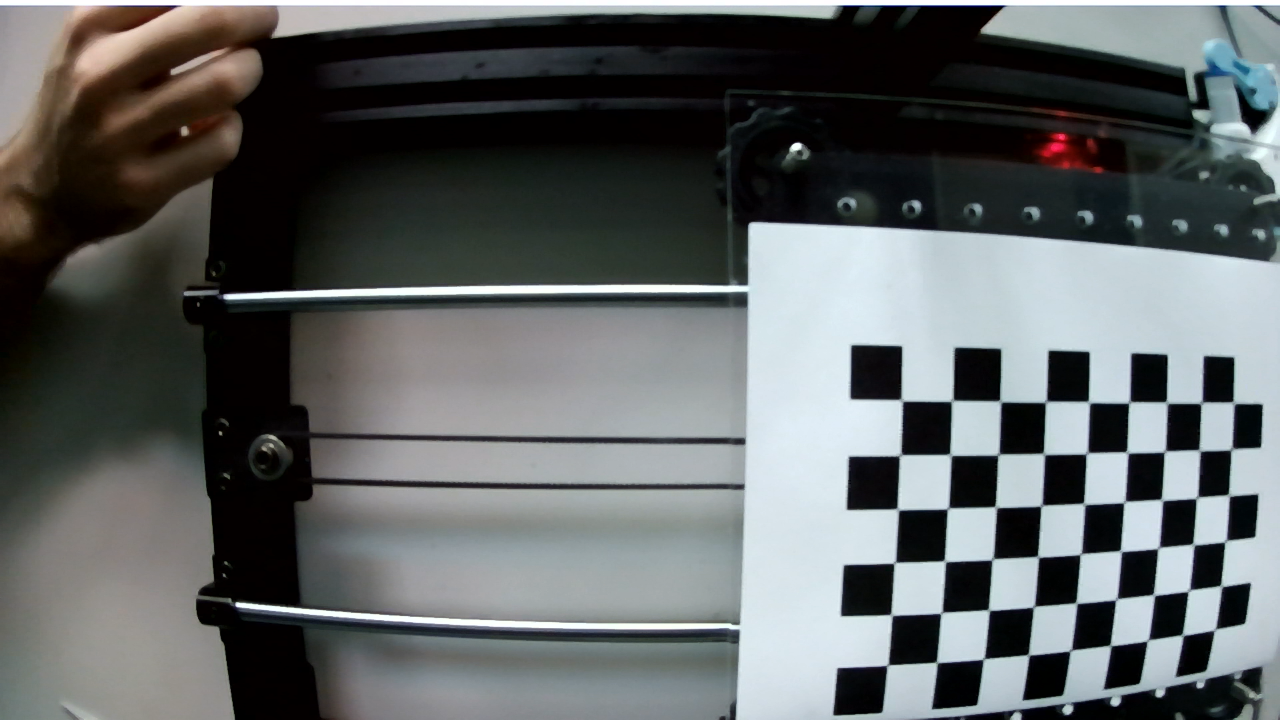
#> input picture Pictures/calibration/image6.png, 1280 x 720 px
$ python -i computer_vision.py   (imports and definitions only)   (older library calls are emulated)
#> lines starting #> are read from the running program, lines starting #| are printed output that depends on the picture; after the words box and inside, x2 and y2 are one past the last pixel; in counts of white or black regions, pixels touching at a corner belong together
import cv2
import matplotlib as plt
import numpy as np
from skimage import measure, color
import pickle

# def get_cell_position():
#     return tissue(50, 105, 10)


WIDTH_PX = 603
HEIGHT_PX = 427
WIDHT_MM = 137
HEIGHT_MM = 98
RATIO_X = WIDHT_MM/WIDTH_PX
RATIO_Y = HEIGHT_MM/HEIGHT_PX
OFFSET_X = -24.6
OFFSET_Y = -13.65

# [2 lines not run here, left out]

# [14 lines left out: function undistort, not called in this run]


def get_position2(image):
    # cv2.imshow('Image', image)
    # cv2.waitKey(0)

    image_blur = cv2.GaussianBlur(image, (5,5), 0)
    # cv2.imshow('Image', image_blur)
    # cv2.waitKey(0)

    gray_image = cv2.cvtColor(image, cv2.COLOR_RGB2GRAY)
    laplacien = np.uint8(np.absolute(cv2.Laplacian(gray_image, cv2.CV_64F)))
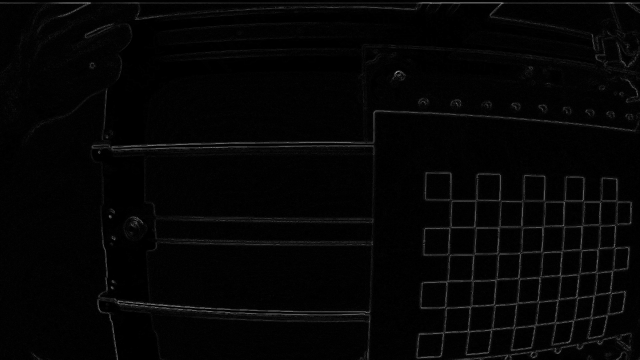
#> laplacien: shape (720, 1280) (shown at 1/2 size); min 0, max 230, mean 4.8
    # cv2.imshow('Image', laplacien)
    # cv2.waitKey(0)

    min = int(np.min(laplacien)+25)
#> min = 25
    max = int(np.max(laplacien)-5)
#> max = 225
    binary = cv2.inRange(laplacien, min, max)
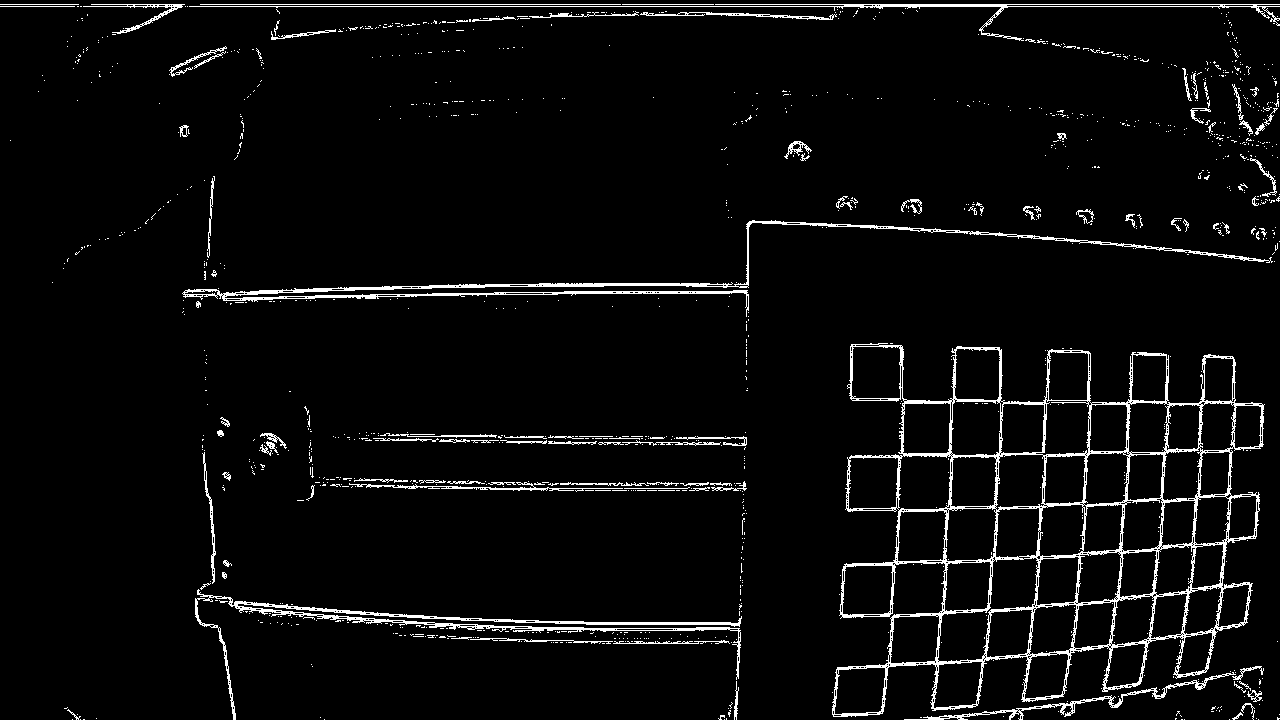
#> binary: shape (720, 1280); 4.3% white in thin lines or dots
    # cv2.imshow('Binary', binary)
    # cv2.waitKey(0)

    # dilated = cv2.dilate(binary, (100,100), cv2.MORPH_RECT)
    kernel = np.ones((3, 3), np.uint8)
    dilated = cv2.dilate(binary, kernel, iterations=2)
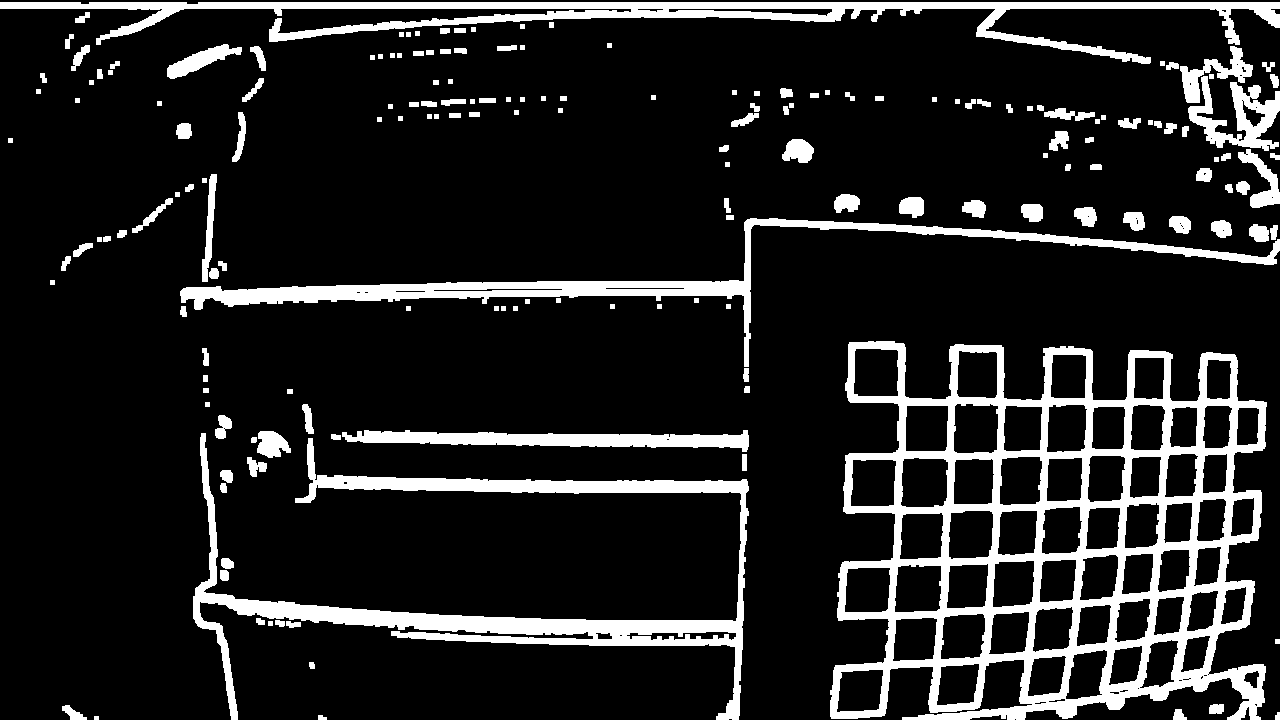
#> dilated: shape (720, 1280); 13.7% white; 176 white regions, largest, box (x1, y1, x2, y2) and area: (830, 341, 1267, 720) 50003, (193, 433, 749, 720) 20464, (0, 2, 1280, 64) 16446
    erroded = cv2.erode(dilated, kernel, iterations=2)
#> erroded: shape (720, 1280); 6.3% white; 303 white regions (245 under 20 px), largest, box (x1, y1, x2, y2) and area: (832, 343, 1265, 720) 23191, (195, 435, 743, 720) 7974, (182, 220, 1275, 331) 6675
    # cv2.imshow('Dilated', dilated)
    # cv2.waitKey(0)

    labels = measure.label(erroded)
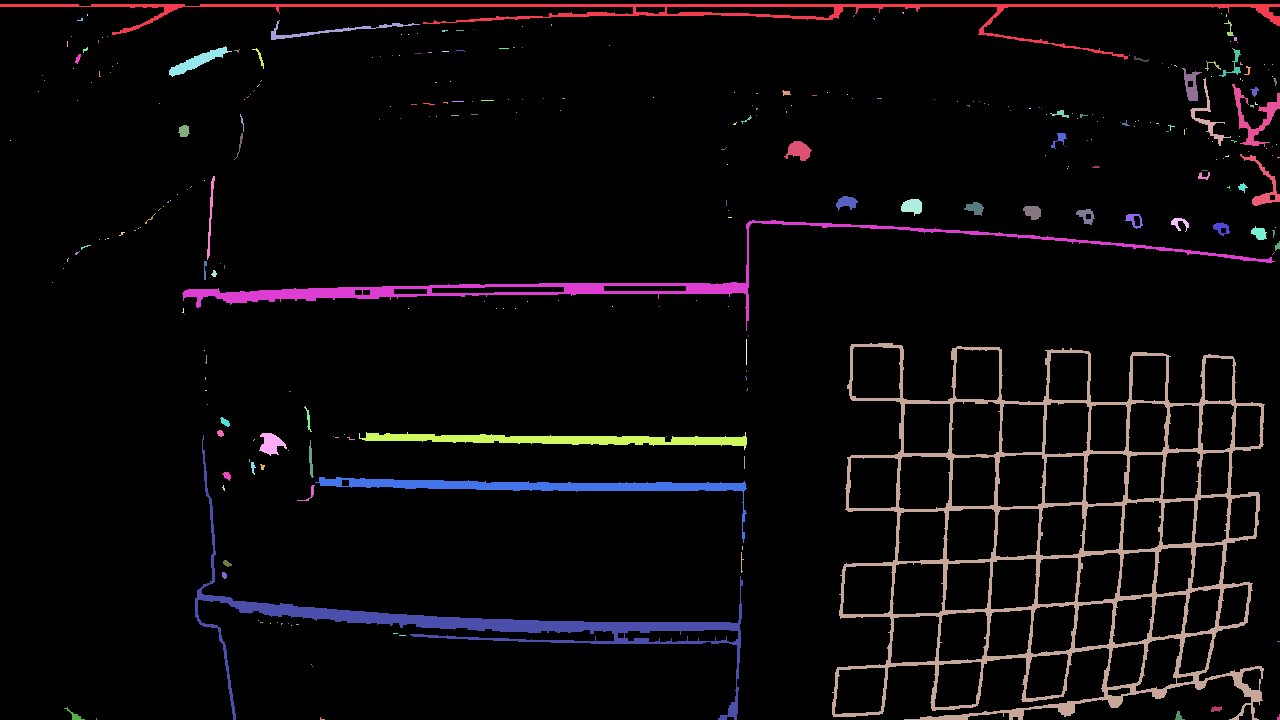
#> labels: shape (720, 1280) int64; 304 distinct labels, from 0 to 303; one colour per label, 0 black
    cv2.imshow('Dilated', labels)
    cv2.waitKey(0)

# [1 line not run here, left out]


# [149 lines left out: functions detection_test, create_mask, create_detector, detect, check_pickup, not called in this run]


>>> import cv2
>>> picture = cv2.cvtColor(cv2.imread('Pictures/calibration/image6.png'), cv2.COLOR_BGR2RGB)
>>> result = get_position2(picture)

$ run again, on Pictures/calibration/image1.png
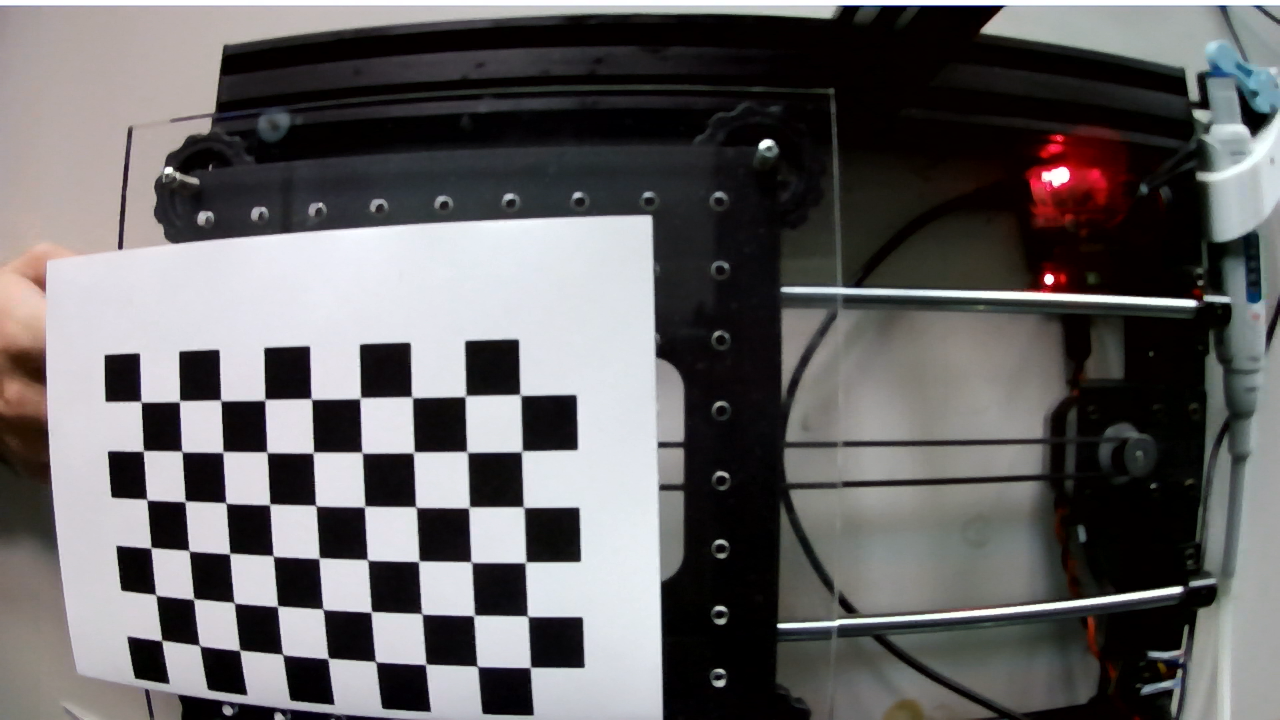
#> input picture Pictures/calibration/image1.png, 1280 x 720 px
#> min = 25
#> max = 229
#> in get_position2, `binary = cv2.inRange(laplacien, min, max)`:
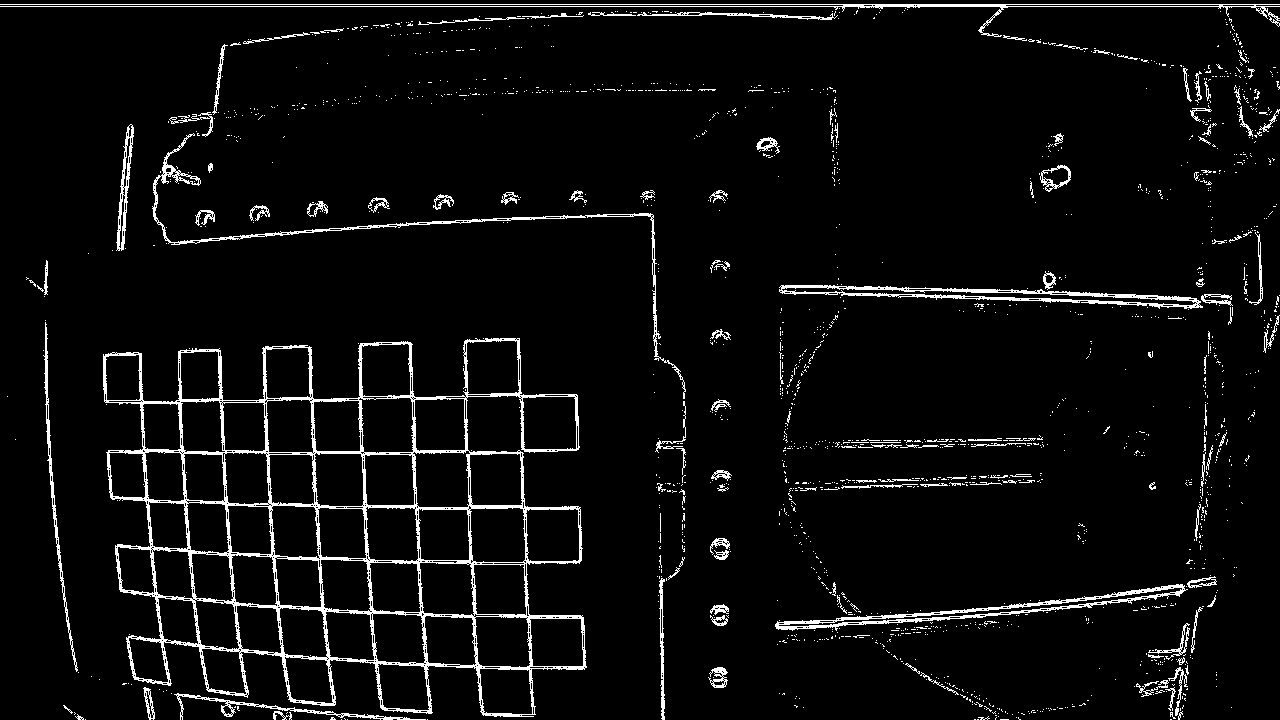
#> binary: shape (720, 1280); 4.9% white in thin lines or dots
#> dilated: shape (720, 1280); 15.9% white; 224 white regions, largest, box (x1, y1, x2, y2) and area: (101, 336, 589, 720) 52126, (0, 2, 1280, 151) 18703, (773, 565, 1219, 720) 11457
#> erroded: shape (720, 1280); 7.1% white; 430 white regions (339 under 20 px), largest, box (x1, y1, x2, y2) and area: (103, 338, 587, 720) 24128, (0, 4, 1280, 67) 5797, (779, 271, 1233, 325) 5024
#> in get_position2, `labels = measure.label(erroded)`:
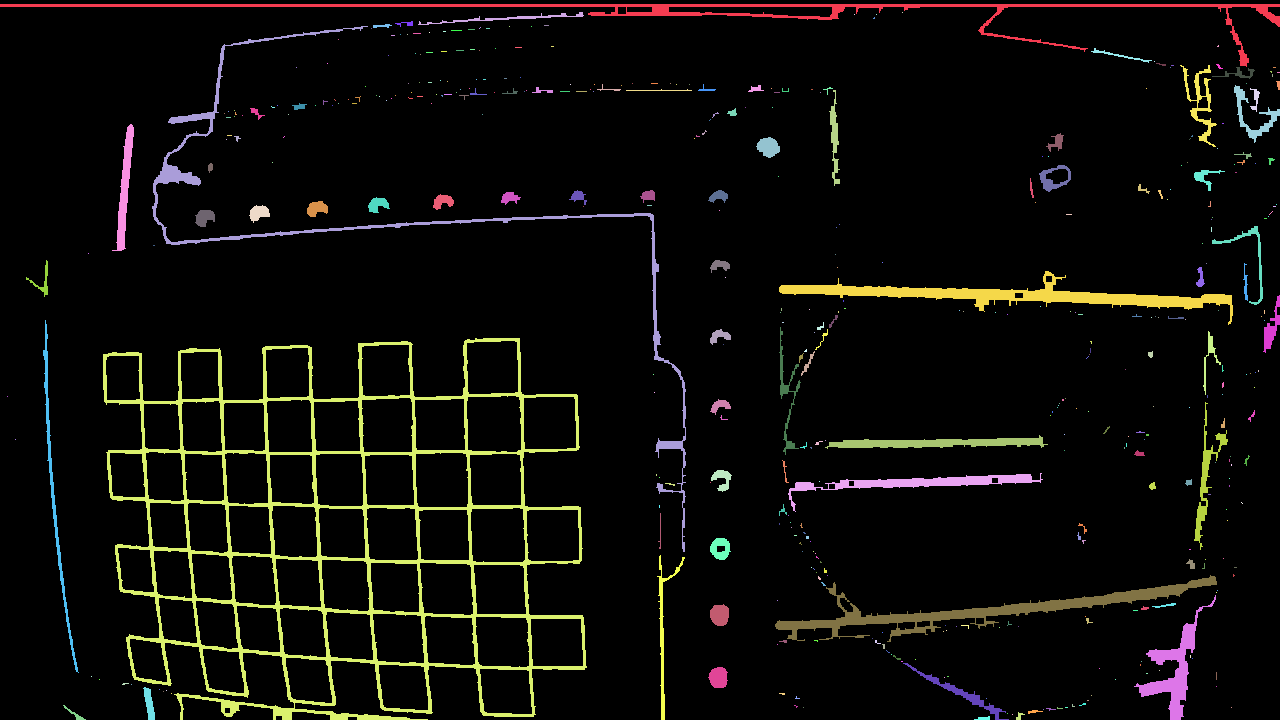
#> labels: shape (720, 1280) int64; 431 distinct labels, from 0 to 430; one colour per label, 0 black

$ run again, on Pictures/calibration/image10.png
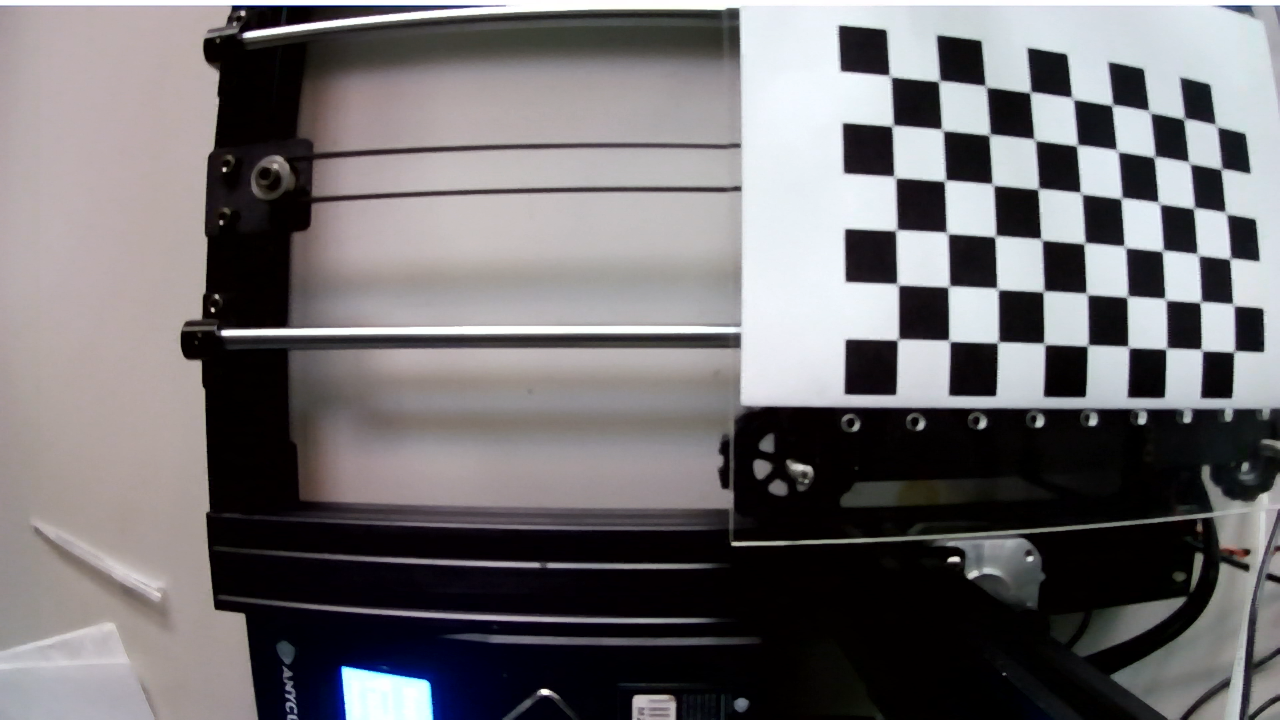
#> input picture Pictures/calibration/image10.png, 1280 x 720 px
#> min = 25
#> max = 196
#> in get_position2, `binary = cv2.inRange(laplacien, min, max)`:
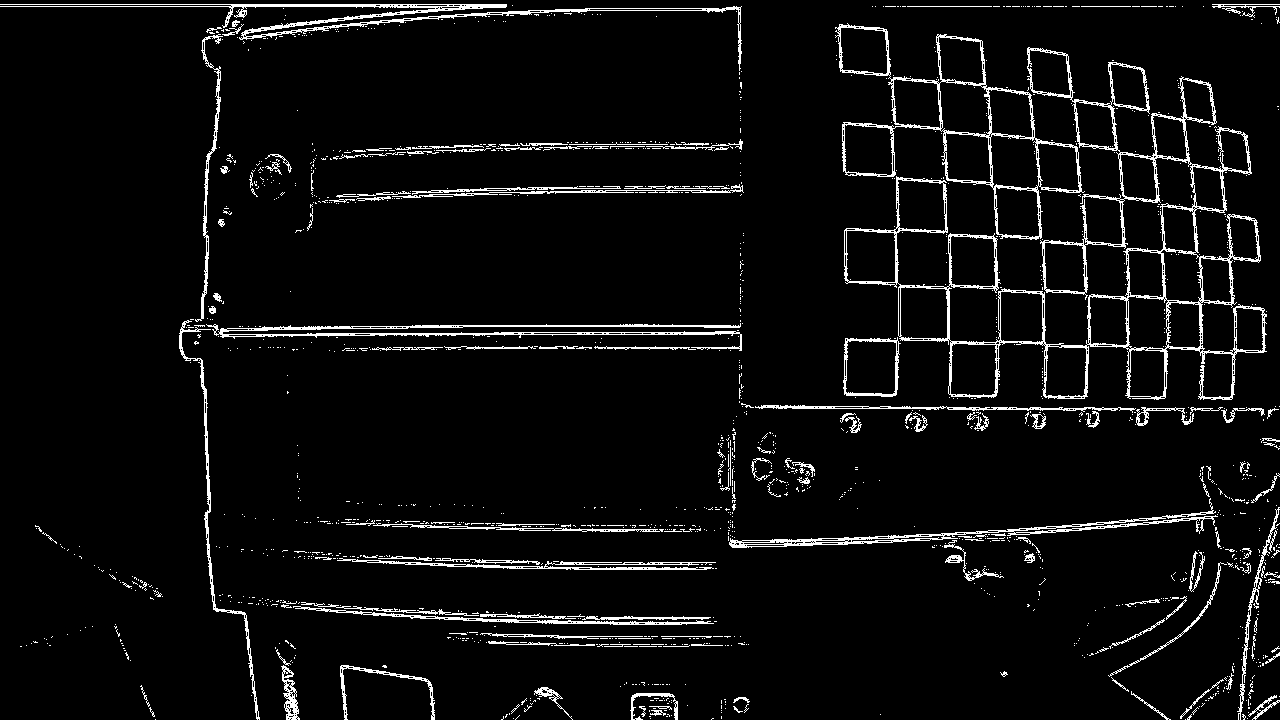
#> binary: shape (720, 1280); 5.1% white in thin lines or dots
#> dilated: shape (720, 1280); 16.2% white; 147 white regions, largest, box (x1, y1, x2, y2) and area: (833, 21, 1269, 402) 45326, (0, 2, 746, 720) 28360, (702, 414, 1280, 720) 13305
#> erroded: shape (720, 1280); 7.7% white; 253 white regions (202 under 20 px), largest, box (x1, y1, x2, y2) and area: (835, 23, 1267, 400) 20474, (0, 4, 743, 720) 14047, (717, 420, 1221, 584) 5489
#> in get_position2, `labels = measure.label(erroded)`:
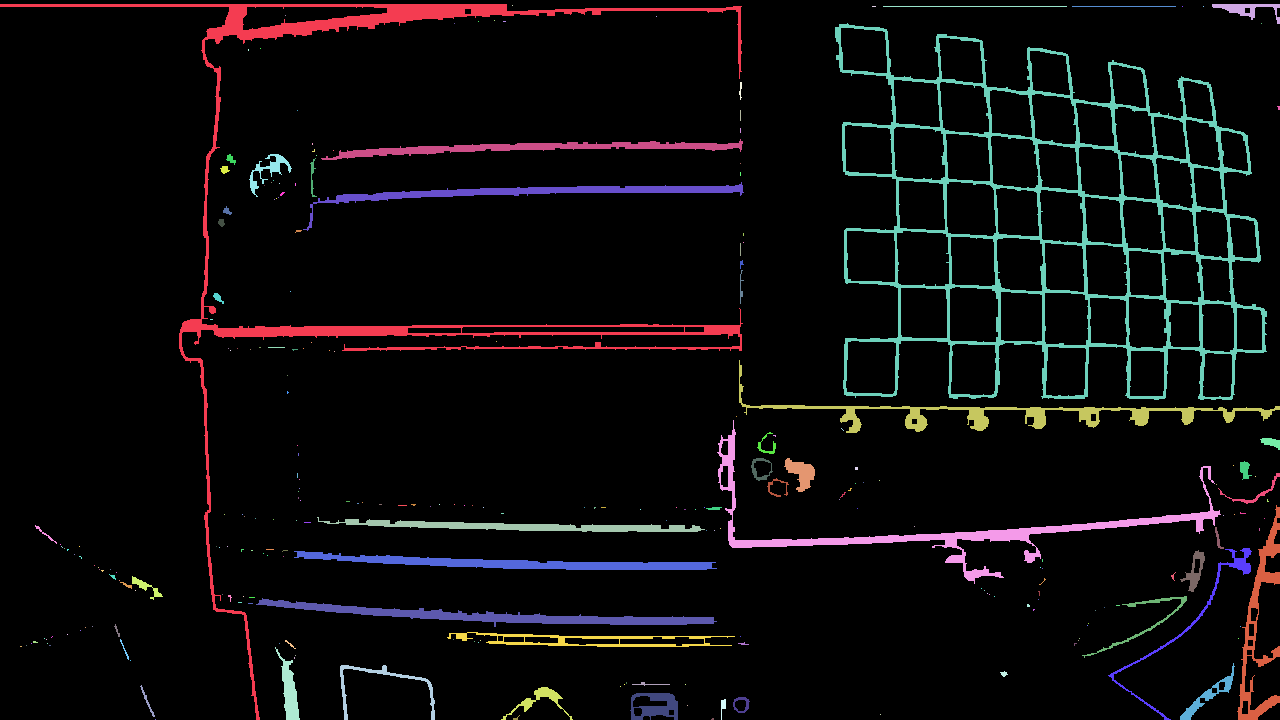
#> labels: shape (720, 1280) int64; 254 distinct labels, from 0 to 253; one colour per label, 0 black
